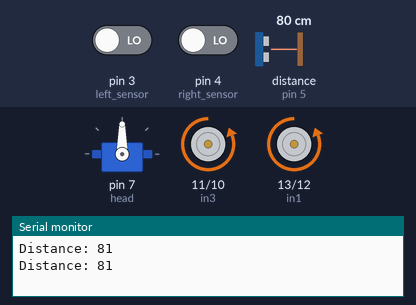
The sketch below on a simulated Arduino Uno, built with avr-gcc and run on an emulated ATmega328P. Parts: servo, motor-driver pin pairs drawn as motors (green arrow = first pin HIGH = forward, orange = second pin HIGH = backward, longer = more drive), the last lines printed to the serial monitor. Inputs (shaded band) come from the test bench; at power-on: distance to the obstacle (sensor on pin 5) 80 cm, pin 3 (left_sensor) LOW, pin 4 (right_sensor) LOW. The echo pulse lasts 58.3 µs per cm.

Above: at 5.0 s.
5.1 s: distance to the obstacle (sensor on pin 5) set to 14 cm
7.9 s: distance to the obstacle (sensor on pin 5) set to 11 cm
At 9.3 s:
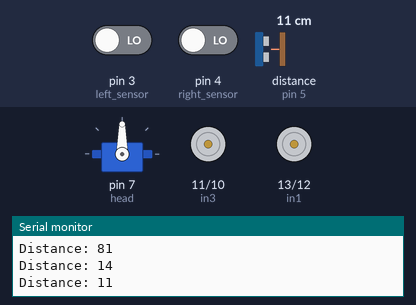
14.5 s: pin 3 (left_sensor) driven HIGH
At 20.8 s:
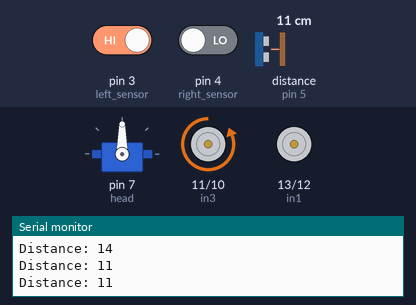
21.1 s: pin 3 (left_sensor) driven LOW
At 27.5 s:
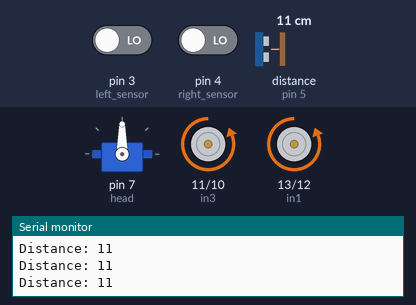
27.7 s: pin 4 (right_sensor) driven HIGH
At 34.2 s:
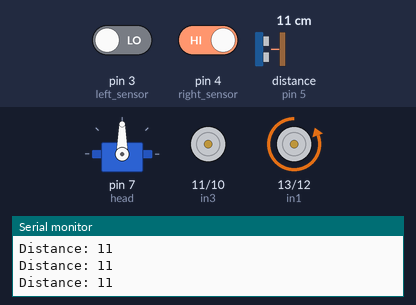
34.3 s: pin 4 (right_sensor) driven LOW
At 41.6 s:
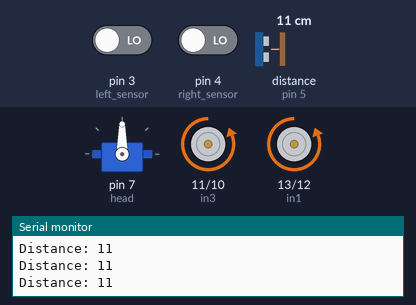
Timing chart, 0 to 41.9 s (numbered marks = the images above; inputs shaded):
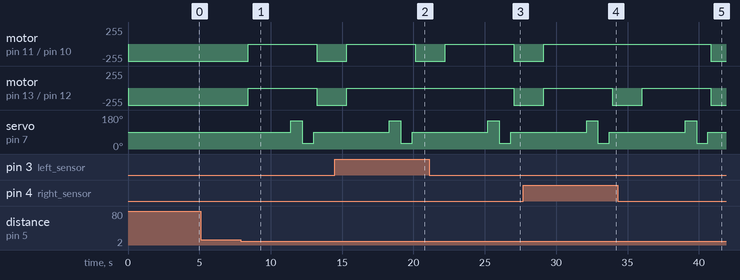

Measured:
- the behaviour switches between 13 and 12 cm on distance to the obstacle (sensor on pin 5) (found by bisection; images 0 and 1)
- after the input at 7.9 s, motor on pin 11 (in3) / pin 10 (in4), motor on pin 13 (in1) / pin 12 (in2): backward 255/255 → stopped after 0.51 s, → backward 255/255 4.8 s later; servo on pin 7 (head): 90° → 150° after 3.5 s, → 30° 0.80 s later, → 90° 0.80 s later
- after the input at 14.5 s, motor on pin 13 (in1) / pin 12 (in2): goes on until 15.3 s, then stays stopped
- after the input at 21.1 s, motor on pin 13 (in1) / pin 12 (in2): stopped → backward 255/255 after 5.9 s
- after the input at 27.7 s, motor on pin 11 (in3) / pin 10 (in4): goes on until 29.1 s, then stays stopped
- after the input at 34.3 s, motor on pin 11 (in3) / pin 10 (in4): stopped → backward 255/255 after 6.5 s

The sketch:

Advanced-Obstacle-Avoiding-Robot.ino
```cpp
#include <NewPing.h>
#include <Servo.h>

#define trig_pin 6
#define echo_pin 5
#define max_dist 200
NewPing  ultrasonic_sensor(trig_pin,echo_pin,max_dist);

int Distance;

//motor
int in1 = 13;
int in2 = 12;
int in3 = 11;
int in4 = 10;

Servo head;

int leftside = 0;
int rightside = 0;

int left_value;
int right_value;

#define left_sensor  3
#define right_sensor  4


void setup() {
  Serial.begin(9600);

  head.attach(7);
  head.write(90);//initialize position

  pinMode(3,INPUT);//right sensor
  pinMode(4,INPUT);//left sensor

  pinMode(in1, OUTPUT);
  pinMode(in2, OUTPUT);
  pinMode(in3, OUTPUT);
  pinMode(in4, OUTPUT);

  stop();
}

void loop() {
  //IR program
  left_value = digitalRead(left_sensor);
  right_value = digitalRead(right_sensor);

  if ((right_value == 1)&&(left_value == 1)) {
    stop();
    delay(2000);
  } else if((right_value == 0)&&(left_value == 0)) {
    forward();
    delay(2000);
  } else if ((right_value == 1)&&(left_value == 0)) {
    left();
    delay(2000);
  }else if ((right_value == 0)&&(left_value == 1)) {
    right();
    delay(2000);
  }

  delay(100);//allows sensors time to detect surroundings

/////////////////////////////////////////////////////////////////////////////

  //Ultrasound program
  Distance = ultrasonic_sensor.ping_cm();
  Serial.print("Distance: ");
  Serial.println(Distance);

  if (Distance == 0){
    forward();
    return;
  }

     if((Distance < 13)&&(Distance > 1)) {
      stop();
      delay(3000);
      direction_settings();

     }

          if((leftside > rightside)){
            left();
            delay(700);
            forward();
          }

                if((rightside > leftside)){
                  right();
                  delay(700);
                  forward();
                }

}

void direction_settings(){
  head.write(150);
  delay(800);
  leftside = ultrasonic_sensor.ping_cm();

  head.write(30);
  delay(800);
  rightside = ultrasonic_sensor.ping_cm();

  head.write(90);
  delay(200);
}

void forward(){
  digitalWrite(in1,LOW);
  digitalWrite(in2,HIGH);
  digitalWrite(in3,LOW);
  digitalWrite(in4,HIGH);
}

void right(){
  digitalWrite(in1,LOW);
  digitalWrite(in2,LOW);
  digitalWrite(in3,LOW);
  digitalWrite(in4,HIGH);
}

void left(){
  digitalWrite(in1,LOW);
  digitalWrite(in2,HIGH);
  digitalWrite(in3,LOW);
  digitalWrite(in4,LOW);
}


void stop(){
  digitalWrite(in1,LOW);
  digitalWrite(in2,LOW);
  digitalWrite(in3,LOW);
  digitalWrite(in4,LOW);
}
```
